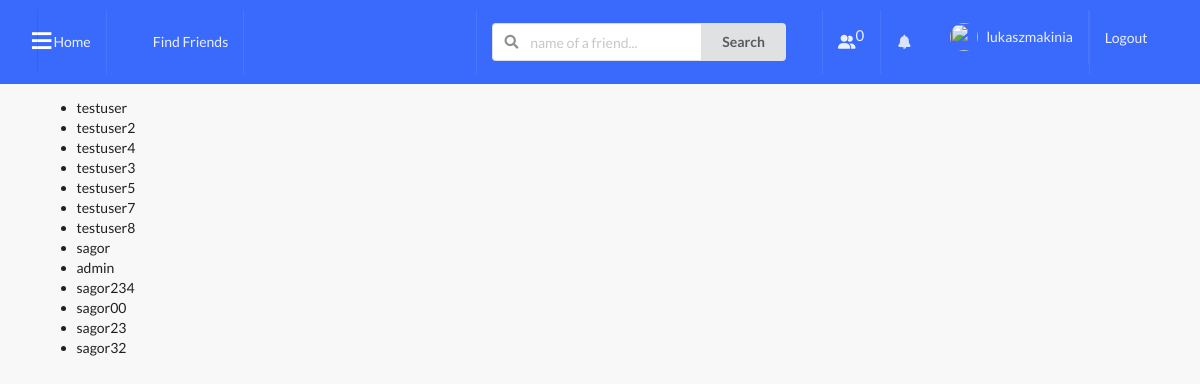
Page /profiles/to-invite/ (signed in) on the earlier database version.
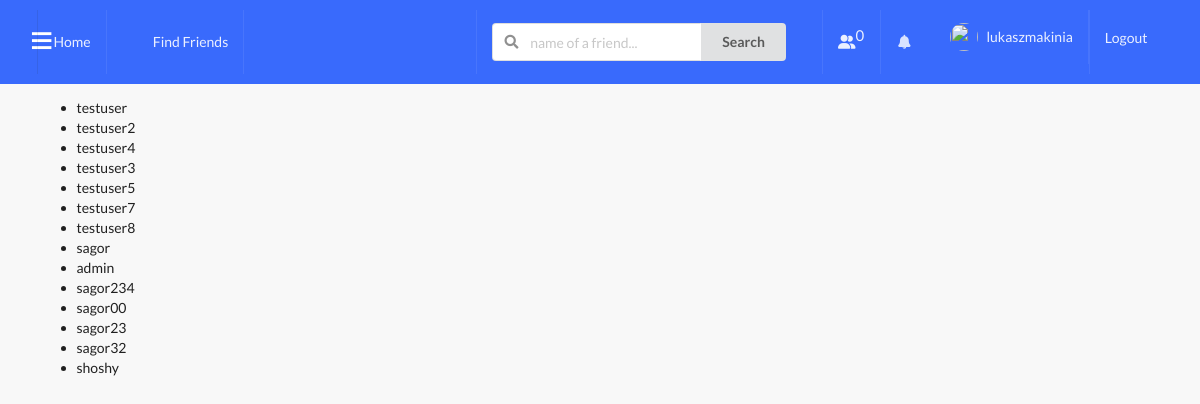
Same page on the later database version.
### profiles/models.py (models this page shows, shortened)
class Profile(models.Model):
    first_name = models.CharField(max_length=200, blank=True)
    last_name = models.CharField(max_length=200, blank=True)
    user = models.OneToOneField(User, on_delete=models.CASCADE)
    bio = models.TextField(default="no bio...", max_length=300)
    email = models.EmailField(max_length=200, blank=True)
    country = models.CharField(max_length=200, blank=True)
    location = models.CharField(max_length=100, null=True, blank=True)
    facebook_url = models.CharField(max_length=80, null=True, blank=True)
    avatar = models.ImageField(default='avatar.png', upload_to='avatars/', verbose_name='Picture')
    friends = models.ManyToManyField(User, blank=True, related_name='friends')
    slug = models.SlugField(unique=True, blank=True)
    updated = models.DateTimeField(auto_now=True)
    created = models.DateTimeField(auto_now_add=True)
    is_block = models.BooleanField(default=False)
    objects = ProfileManager()
    def __str__(self):
        return f"{self.user.username}"
    __initial_first_name = None
    __initial_last_name = None

### profiles/views.py (the view)
# urls.py: path('to-invite/', invite_profiles_list_view, name='invite-profiles-view'),
@login_required
def invite_profiles_list_view(request):
    user = request.user
    qs = Profile.objects.get_all_profiles_to_invite(user)
    context = {'qs': qs}
    return render(request, 'profiles/to_invite_list.html', context)

### profiles/context_processors.py (called while the page is built)
def profile_pic(request):
    if request.user.is_authenticated:
        profile_obj = Profile.objects.get(user=request.user)
        pic = profile_obj.avatar
        return {'picture':pic}
    return {}

def invatations_received_no(request):
    if request.user.is_authenticated:
        profile_obj = Profile.objects.get(user=request.user)
        qs_count = Relationship.objects.invatations_received(profile_obj).count()
        return {'invites_num':qs_count}
    return {}

### profiles/models.py (called while the page is built)
    def get_all_profiles_to_invite(self, sender):
        profiles = Profile.objects.all().exclude(user=sender)
        profile = Profile.objects.get(user=sender)
        qs = Relationship.objects.filter(Q(sender=profile) | Q(receiver=profile))
        accepted = set([])
        for rel in qs:
            if rel.status == 'accepted':
                accepted.add(rel.receiver)
                accepted.add(rel.sender)
        available = [profile for profile in profiles if profile not in accepted]
        return available

    def invatations_received(self, receiver):
        qs = Relationship.objects.filter(receiver=receiver, status='send')
        return qs

### profiles/templates/profiles/to_invite_list.html (shortened to what this page needs)
{% extends 'base.html' %}
{% block content %}
    <ul>
        {% for item in qs %}
            <li>{{item}}</li>
        {% endfor %}
    </ul>
{% endblock content %}

Differences in the rows shown:
added Profile: user.username "shoshy"
